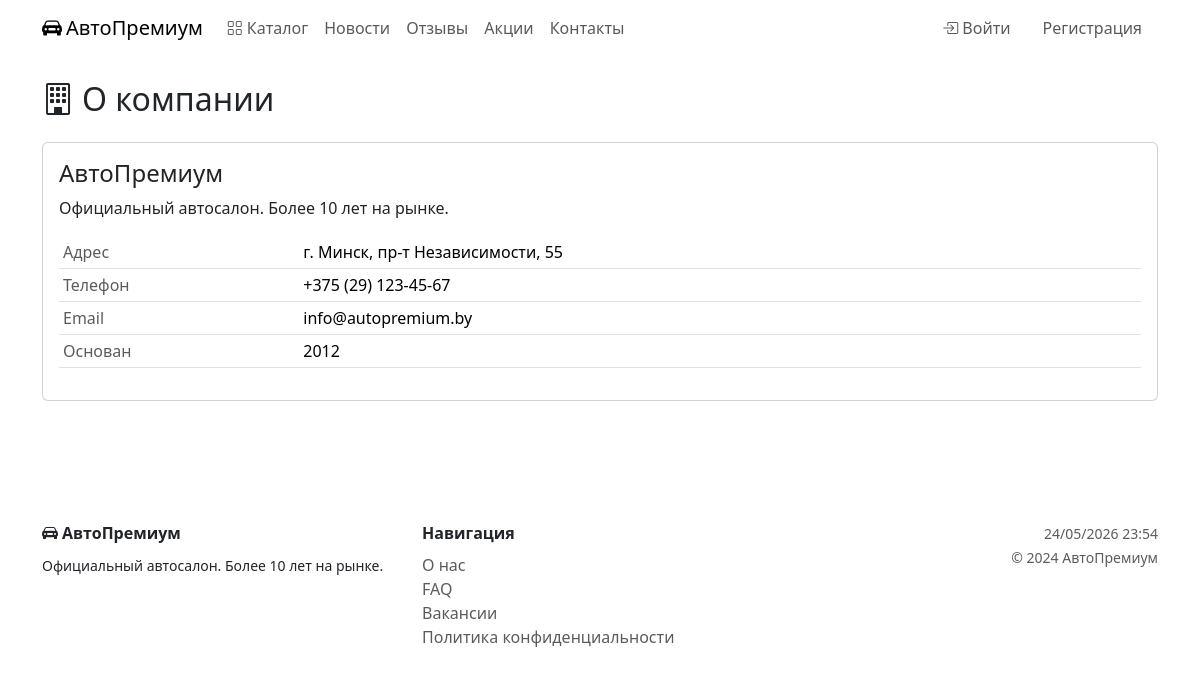
The page /about/ on the database its author committed.
### catalog/models.py (models this page shows, shortened)
class CompanyInfo(models.Model):
    name = models.CharField('Название компании', max_length=200)
    description = models.TextField('Описание')
    address = models.CharField('Адрес', max_length=255)
    phone = models.CharField('Телефон', max_length=20, validators=[validate_phone])
    email = models.EmailField('Email')
    founded_year = models.PositiveSmallIntegerField('Год основания', null=True, blank=True)
    logo = models.ImageField('Логотип', upload_to='company/', blank=True, null=True)
    class Meta:
        verbose_name = 'О компании'
        verbose_name_plural = 'О компании'

### catalog/views.py (the view)
# urls.py: path('about/', views.about, name='about'),
def about(request):
    return render(request, 'catalog/about.html', {'company': CompanyInfo.objects.first()})

### templates/catalog/about.html
{% extends 'base.html' %}{% block title %}О компании — АвтоПремиум{% endblock %}{% block content %}
<h2 class="text-gold mb-4"><i class="bi bi-building me-2"></i>О компании</h2>
{% if company %}
<div class="card mb-4">
  <div class="card-body">
    <h4>{{ company.name }}</h4>
    <p>{{ company.description }}</p>
    <table class="table table-sm">
      <tr><td class="text-muted">Адрес</td><td>{{ company.address }}</td></tr>
      <tr><td class="text-muted">Телефон</td><td>{{ company.phone }}</td></tr>
      <tr><td class="text-muted">Email</td><td>{{ company.email }}</td></tr>
      {% if company.founded_year %}<tr><td class="text-muted">Основан</td><td>{{ company.founded_year }}</td></tr>{% endif %}
    </table>
  </div>
</div>
{% else %}<p class="text-muted">Информация о компании скоро будет добавлена.</p>{% endif %}
{% endblock %}

### rows shown on the page
CompanyInfo: name "АвтоПремиум", description "Официальный автосалон. Более 10 лет на рынке.", address "г. Минск, пр-т Независимости, 55", phone "+375 (29) 123-45-67", email "info@autopremium.by", founded_year "2012"
